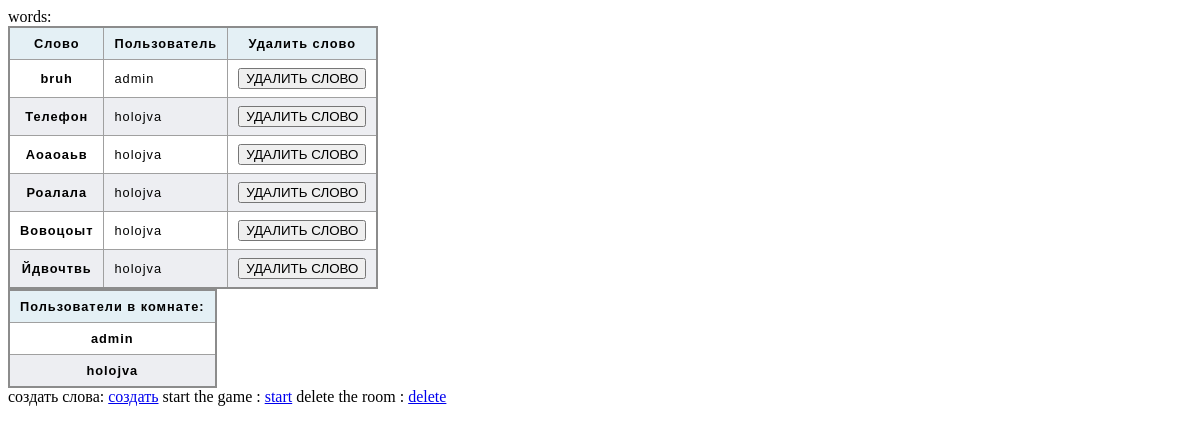
The app's page /rooms/22/ (signed in) with its own data.
### maingame/models.py (models this page shows, shortened)
class Words(models.Model) :
    word = models.CharField(max_length=30)
    room = models.ForeignKey(Rooms, on_delete=models.CASCADE)
    guessed_by = models.ForeignKey(User, on_delete=models.CASCADE, null=True)
    created_by = models.ForeignKey(User, on_delete=models.CASCADE, null=True, related_name="created_by")
    used = models.BooleanField(default=False)
    wasted = models.BooleanField(default=False)

class UpdatedUserModel(models.Model) :
    user = models.OneToOneField(User, on_delete=models.CASCADE)
    room = models.ForeignKey(Rooms, null=True, on_delete=models.CASCADE)

### maingame/views.py (the view)
# urls.py: path("rooms/<int:pk>/", room, name="room"),
@login_required(login_url='/login/')
def room(request, pk) :
    model_entity = Rooms.objects.get(id=pk)
    upd_user = UpdatedUserModel.objects.get(user=request.user)
    if request.user == model_entity.admin_user :
        model_entity.end_room()
        model_entity.save()
    upd_user.room = model_entity
    upd_user.save()
    list_of_words = [i for i in Words.objects.filter(room=model_entity)]
    print(list_of_words)
    shuffle(list_of_words)
    print(list_of_words)
    if request.user == model_entity.admin_user :
        for i in list_of_words :
            i.used=False
            i.save()
            print(i.used, i.word)
    return render(request, "room.html", context={
        "words":Words.objects.filter(room=model_entity),
        "users":UpdatedUserModel.objects.filter(room=model_entity)})

### maingame/models.py (called while the page is built)
    def end_room(self) :
        self.started=False

### maingame/templates/room.html (shortened to what this page needs)
{% extends "base.html" %}
{% block content %}
{% if not room.started %}
words:
{% include "snippets/table_rooms.html" with rooms=rooms %}
создать слова:
<a href="newword/">создать</a>
start the game :
<a href="card/">start</a>
delete the room :
<a href="delete_room/">delete</a>
{% else %}
комната уже начала работу, <a href="/">назад</a>
{% endif %}
{% endblock %}

### maingame/templates/snippets/table_rooms.html (shortened to what this page needs)
<table>
    <thead>
      <tr>
        <th scope="col">Слово</th>
        <th scope="col">Пользователь</th>
        <th scope="col">Удалить слово</th>
      </tr>
    </thead>
    <tbody>
      {% for word in words %}
        <tr>
            <th scope="row">{{word.word}}</th>
            <td>{{word.created_by}}</td>
            <td ><button class="del_button" pk="{{word.id}}">УДАЛИТЬ СЛОВО</button></td>
        </tr>
        {% endfor %}
    </tbody>
</table>
<table>
  <thead>
    <tr>
      <th scope="col">Пользователи в комнате:</th>
    </tr>
  </thead>
  <tbody>
    {% for user in users %}
      <tr class="usernames">
          <th scope="row">{{user.user.username}}</th>
      </tr>
      {% endfor %}
  </tbody>
</table>

### static/table.css (style rules this page uses)
table { border-collapse: collapse; border: 2px solid rgb(140 140 140); font-family: sans-serif; font-size: 0.8rem; letter-spacing: 1px; }
thead, tfoot { background-color: rgb(228 240 245); }
th, td { border: 1px solid rgb(160 160 160); padding: 8px 10px; }
td:last-of-type { text-align: center; }
tbody > tr:nth-of-type(even) { background-color: rgb(237 238 242); }

### records on screen
Words: word "bruh", created_by "admin"
Words: word "Телефон", created_by "holojva"
Words: word "Аоаоаьв", created_by "holojva"
Words: word "Роалала", created_by "holojva"
Words: word "Вовоцоыт", created_by "holojva"
Words: word "Йдвочтвь", created_by "holojva"
UpdatedUserModel: user.username "admin"
UpdatedUserModel: user.username "holojva"
